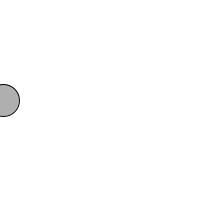
Frame 1 (no input)
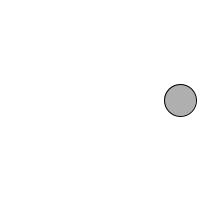
Frame 60 (the mouse pressed at the canvas centre just before this capture)
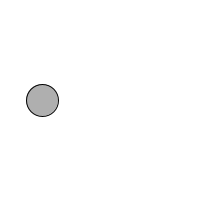
Frame 120 (the mouse held since frame 60 and released just before this capture)

The Processing sketch that drew these frames (run headless with seeded random() and noise(); from frame 60 on, the mouse is pressed at the canvas centre):

// Processing sketch: Programmet_er_lort
// ── Programmet_er_lort.pde
//Example 7-3
int x = 0;
int speed = 3;

void setup() {
  size(200, 200);
  smooth();
}

void draw() {
  background(255);
  move();
  bounce();
  display();
}

//A function that moves the ball
void move() {
  //changes how fast the ball moves
  x = x + speed;
}

void bounce () {
  //Changes the direction of the ball when it hits the walls
  if ((x > width || x < 0)) {
    speed = speed * -1;
  }
}
//Displays the ball
void display () {
  stroke(0);
  fill(175);
  ellipse(x, 100, 32, 32);
}
